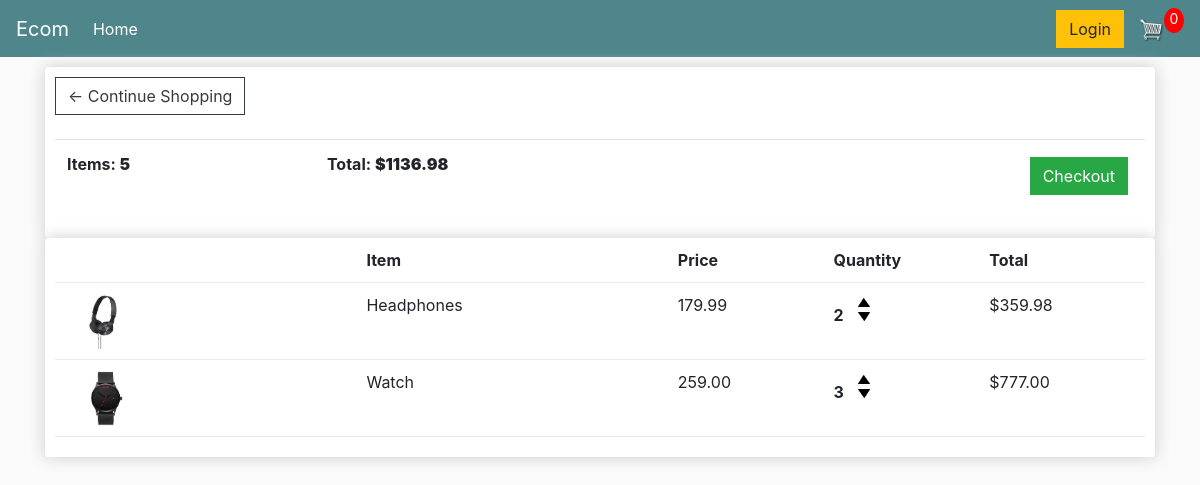
The app's page /cart/ (signed in) with its own data.
### store/models.py (models this page shows, shortened)
class Order(models.Model):
    customer=models.ForeignKey(customer,on_delete=SET_NULL,null=True, blank=True)
    date_ordered=models.DateTimeField(auto_now_add=True)
    transaction_id=models.CharField(max_length=100,blank=False,null=False)
    complete=models.BooleanField(default=False,blank=False,null=True)
    @property
    def get_cart_total(self):
        orderitem = self.orderitems_set.all()
        total = sum([item.get_total for item in orderitem])
        return total
    @property
    def get_cart_items(self):
        orderitem = self.orderitems_set.all()
        total = sum([item.quantity for item in orderitem])
        return total

class orderitems(models.Model):
    product=models.ForeignKey(product,on_delete=SET_NULL,null=True,blank=False)
    order=models.ForeignKey(Order,on_delete=SET_NULL,null=True,blank=False)
    quantity=models.IntegerField(default=0,blank=True,null=True)
    date_added=models.DateTimeField(auto_now_add=True)
    @property
    def get_total(self):
        total = self.product.price * self.quantity
        return total

class product(models.Model):
    name=models.CharField(max_length=100,blank=False,null=False)
    price=models.FloatField()
    digital=models.BooleanField(default=False)
    image=models.ImageField(null=True,blank=True)
    @property
    def imageUrl(self):
        try:
            url=self.image.url
        except:
            url=''
        return url

### store/views.py (the view)
# urls.py: path('cart/', views.cart,name='cart'),
def cart(request):
    if request.user.is_authenticated:
        customer=request.user.customer
        order,created= Order.objects.get_or_create(customer=customer,complete=False)
        items = order.orderitems_set.all()
    else:
        items=[]
        order={'get_cart_items':0,'get_cart_total':0}
    context={'items':items,'order':order}
    return render (request,'cart.html',context)

### templates/cart.html
{% extends 'main.html' %}
{% load static %}
{% block content %}
<div class="row">
    <div class="col-lg-12">
        <div class="box-element ">
            <a class="btn btn-outline-dark" href="{% url 'store' %}">&#x2190 Continue Shopping</a>
             <br>
             <br>
             <table class="table">
                 <tr>
                     <th>Items: <strong>{{order.get_cart_items}}</strong></th>
                     <th>Total: <strong>${{order.get_cart_total|floatformat:2}}</strong></th>
                     <th>
                         <a style=" float:right; margin:5px" class="btn btn-success" href="{% url 'checkout' %}">Checkout</a>
                     </th>
                 </tr>
             </table>
        </div>
        <div class="box-element">
            <div class="cart-row">
                <div style="flex:2"></div>
                <div style="flex:2"><strong>Item</strong></div>
                <div style="flex:1"><strong>Price</strong></div>
                <div style="flex:1"><strong>Quantity</strong></div>
                <div style="flex:1"><strong>Total</strong></div>
            </div>
            {% for item in items%}
            <div class="cart-row">
                <div style="flex:2"><img class='row-image' src="{{item.product.imageUrl}}"  alt=""></div>
                <div style="flex:2">{{item.product.name}}</div>
                <div style="flex:1">{{item.product.price|floatformat:2}}</div>
                <div style="flex:1">
                    <p class="quantity">{{item.quantity}}</p>
                <div class="quantity">
                    <img class="chg-quantity update-cart" src="{% static 'images/arrow-up.png' %}" alt="">
                    <img class="chg-quantity update-cart" src="{% static 'images/arrow-down.png' %}" alt="">
                </div>
                </div>
                <div style="flex:1">${{item.get_total|floatformat:2}}</div>
            </div>
            {% endfor %}
        </div>
    </div>
</div>
{% endblock content %}

### static/css/main.css (style rules this page uses)
body { background-color: hsl(0, 0%, 98%); }
.box-element { box-shadow:hsl(0, 0%, 80%) 0 0 16px; background-color: #fff; border-radius: 4px; padding: 10px; }
.col-lg-4, .col-lg-6, .col-lg-8, .col-lg-12 { margin-top: 10px; }
.btn { border-radius: 0; }
.row-image { width: 100px; }
.cart-row { display: flex; align-items: flex-stretch; padding-bottom: 10px; margin-bottom: 10px; border-bottom: 1px solid #ececec; }
.quantity { display: inline-block; font-weight: 700; padding-right:10px; }
.chg-quantity { width: 12px; cursor: pointer; display: block; margin-top: 5px; transition:.1s; }

### records on screen
Order: get_cart_items "5", get_cart_total "1136.98"
orderitems: product.imageUrl (picture), product.name "Headphones", product.price "179.99", quantity "2", get_total "359.98"
orderitems: product.imageUrl (picture), product.name "Watch", product.price "259.00", quantity "3", get_total "777.00"
